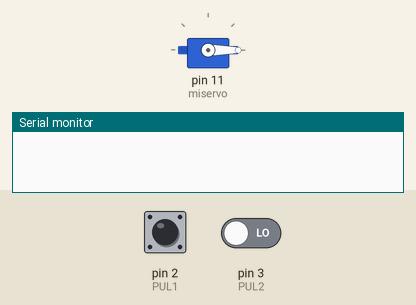
Simulated run of this sketch. Board: Arduino Uno, built with avr-gcc and run on an emulated ATmega328P. Parts: servo, the last lines printed to the serial monitor. The inputs (shaded band) are chosen by the test bench; at power-on: pin 2 (PUL1) LOW, pin 3 (PUL2) LOW.

Above: at 1.2 s.
1.3 s: pin 2 (PUL1) driven HIGH
At 2.1 s:
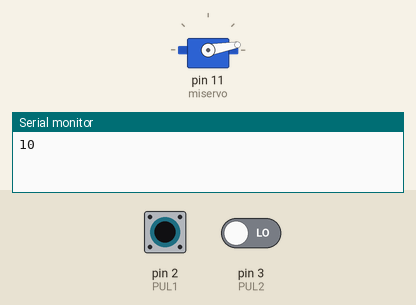
2.8 s: pin 2 (PUL1) pulsed LOW 5 times (0.12 s each, 0.3 s apart)
At 5.0 s:
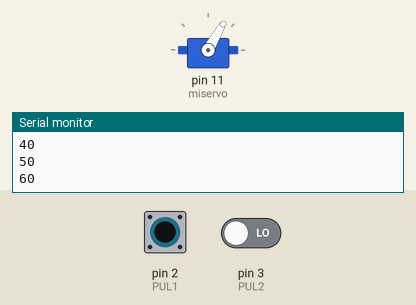
5.8 s: pin 3 (PUL2) driven HIGH
At 6.8 s:
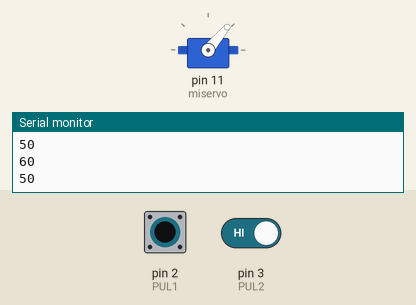
7.3 s: pin 2 (PUL1) pulsed LOW 5 times (0.12 s each, 0.3 s apart)
At 9.7 s:
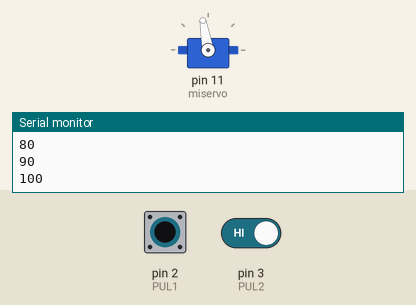
Timing chart, 0 to 11.2 s (numbered marks = the images above; inputs shaded):
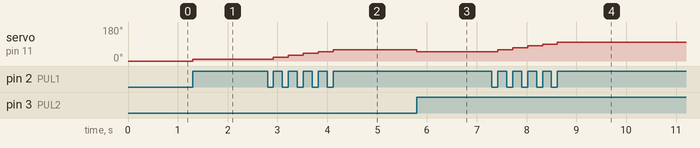

Measured:
- after the input at 1.3 s, servo on pin 11 (miservo): 0° → 10° at once
- after the input at 2.8 s, servo on pin 11 (miservo): moves from 10° to 60° over 1.2 s, starting after 0.12 s
- after the input at 5.8 s, servo on pin 11 (miservo): 60° → 50° at once
- after the input at 7.3 s, servo on pin 11 (miservo): moves from 50° to 100° over 1.2 s, starting after 0.12 s

The sketch:

servomotor_con_pulsadores.ino
```cpp
#include <Servo.h>
#define PUL1 2
#define PUL2 3
Servo miservo;
int lec1, lec2, contador, estado1, estado2;
void setup() {
  pinMode(PUL1, INPUT);
  pinMode(PUL2, INPUT);
  Serial.begin(9600);
  miservo.attach(11);
  miservo.write(0);
}

void loop() {
  lec1 = digitalRead(PUL1);
  lec2 = digitalRead(PUL2);
  if (lec1 == 1 && estado1 == 0) {
    //delay(200);
    contador = contador + 10;
    miservo.write(contador);
    Serial.println(contador);
    if (contador >= 180) {
      contador = 180;
    }
  }
  estado1 = lec1;
  if (lec2 == 1 && estado2 == 0) {
    //delay(200);
    contador = contador - 10;
    miservo.write(contador);
    Serial.println(contador);
    if (contador <= 0) { contador = 0; }
  }
  estado2 = lec2;
}
```
